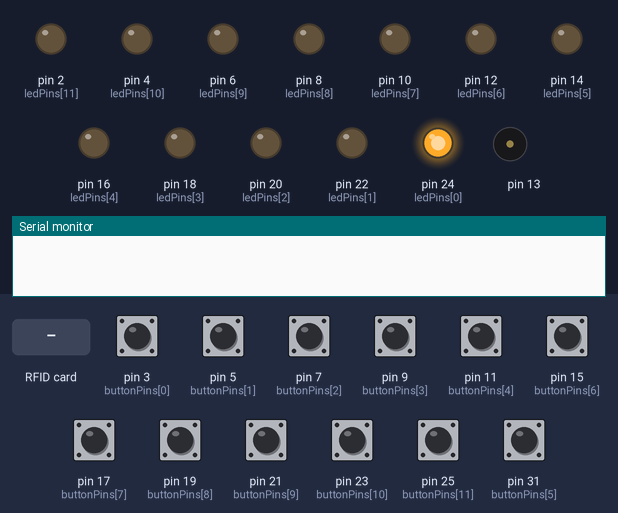
A sketch run on a simulated Arduino Mega 2560, built with avr-gcc and run on an emulated ATmega2560. On the bench: output pins drawn as LEDs (lit = HIGH), buzzer (waves = sounding), the last lines printed to the serial monitor. The inputs (shaded band) are chosen by the test bench; at power-on: pin 3 (buttonPins[0]), pin 5 (buttonPins[1]), pin 7 (buttonPins[2]), pin 9 (buttonPins[3]), pin 11 (buttonPins[4]), pin 15 (buttonPins[6]), pin 17 (buttonPins[7]), pin 19 (buttonPins[8]), pin 21 (buttonPins[9]), pin 23 (buttonPins[10]), pin 25 (buttonPins[11]), pin 31 (buttonPins[5]) LOW. Pins used as bus, display or sensor lines are not drawn.

Above: at 1.2 s.
1.3 s: RFID card 5E 7A 19 C4 held to the reader
At 3.4 s:
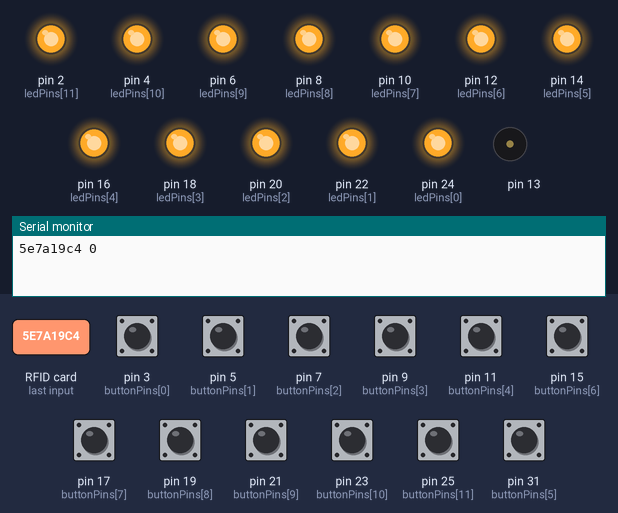
4.3 s: pin 3 (buttonPins[0]) pulled HIGH for 0.15 s
At 5.6 s:
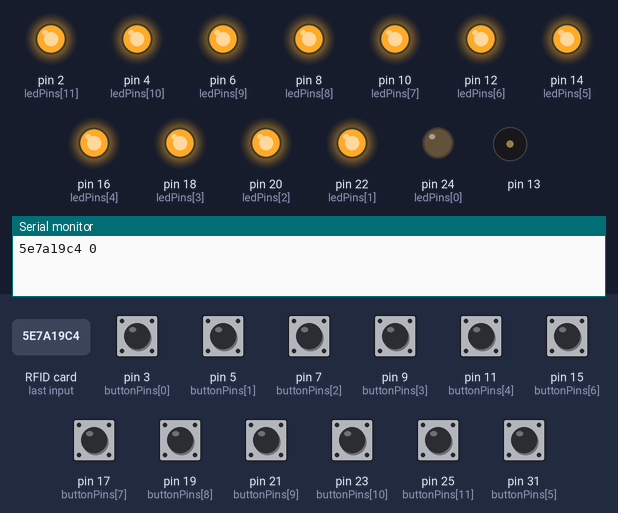
5.9 s: pin 5 (buttonPins[1]) pulled HIGH for 0.15 s
At 6.4 s:
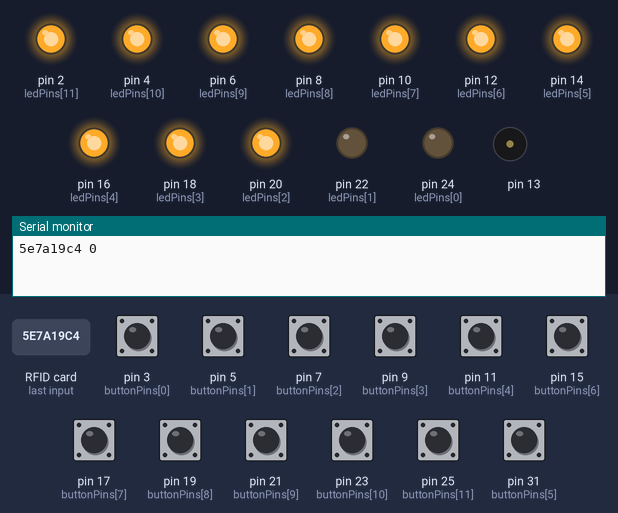
7.5 s: pin 7 (buttonPins[2]) pulled HIGH for 0.15 s
At 8.0 s:
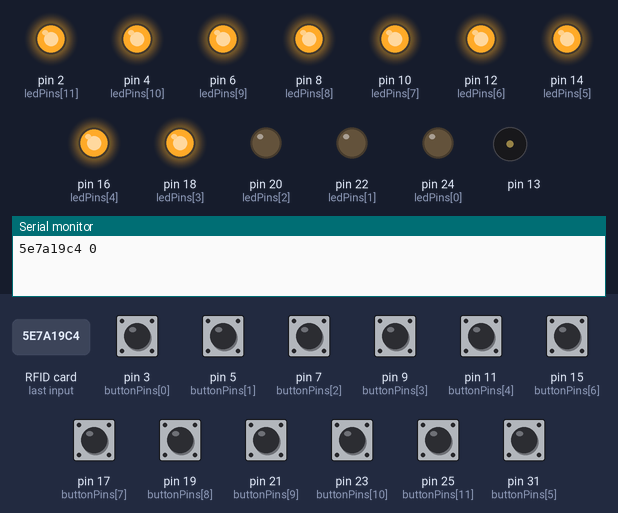
9.1 s: pin 9 (buttonPins[3]) pulled HIGH for 0.15 s
At 9.9 s:
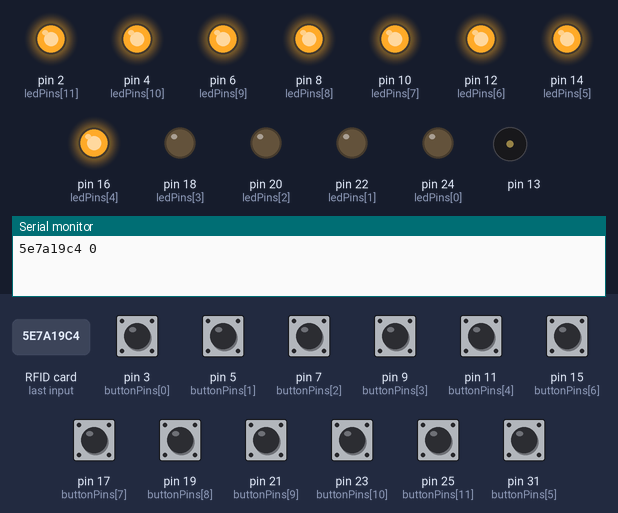
10.7 s: pin 11 (buttonPins[4]) pulled HIGH for 0.15 s
At 11.5 s:
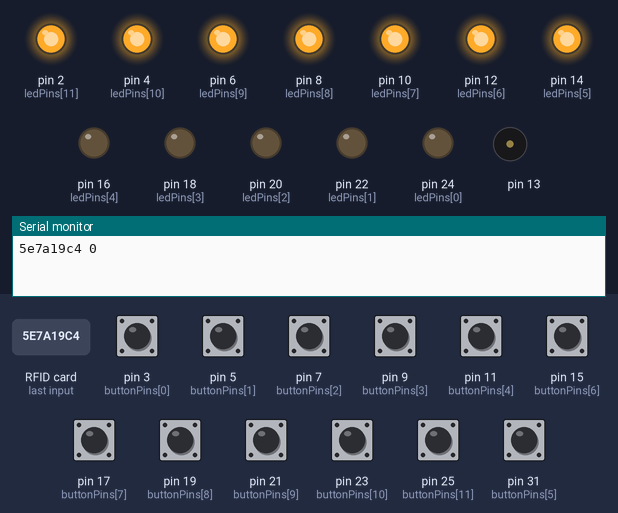
Timing chart, 0 to 13.3 s (numbered marks = the images above; inputs shaded):
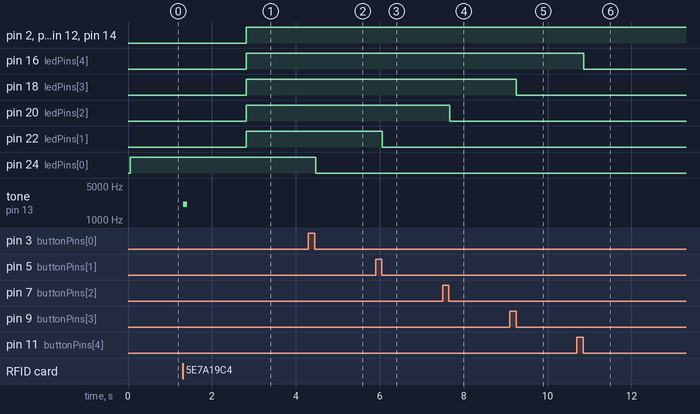

Measured:
- after the input at 1.3 s, pin 2 (ledPins[11]), pin 4 (ledPins[10]), pin 6 (ledPins[9]), pin 8 (ledPins[8]), pin 10 (ledPins[7]), pin 12 (ledPins[6]), pin 14 (ledPins[5]), pin 16 (ledPins[4]), pin 18 (ledPins[3]), pin 20 (ledPins[2]), pin 22 (ledPins[1]): LOW → HIGH after 1.5 s; tone on pin 13: silent → 2093 Hz at once, → silent 0.10 s later
- after the input at 4.3 s, pin 24 (ledPins[0]): HIGH → LOW after 0.17 s
- after the input at 5.9 s, pin 22 (ledPins[1]): HIGH → LOW after 0.16 s
- after the input at 7.5 s, pin 20 (ledPins[2]): HIGH → LOW after 0.17 s
- after the input at 9.1 s, pin 18 (ledPins[3]): HIGH → LOW after 0.16 s
- after the input at 10.7 s, pin 16 (ledPins[4]): HIGH → LOW after 0.17 s

The sketch:

loginSystem.ino
```cpp
#include <SPI.h>
#include <MFRC522.h>
#include "button.h"
#define RST_PIN         49
#define SS_PIN          53

MFRC522 mfrc522(SS_PIN, RST_PIN);  // Create MFRC522 instance

void setup() {
    Serial.begin(9600);     // Initialize serial communications with the PC
    while (!Serial);        // Do nothing if no serial port is opened (added for Arduinos based on ATMEGA32U4)
    SPI.begin();            // Init SPI bus
    mfrc522.PCD_Init();     // Init MFRC522
    setPins();
    //pinMode(31, OUTPUT);
    pinMode(13, OUTPUT);
//    Serial.println("Start code");
}
void loop() {
  update();
  if ( ! mfrc522.PICC_IsNewCardPresent()) {
      return;
  }
  // Select one of the cards
  if ( ! mfrc522.PICC_ReadCardSerial()) {
      return;
  }

  tone(13, 2093, 100);
  String uid;
  for (int i = 0; i < 4; ++i) {
    String s = String(mfrc522.uid.uidByte[i], HEX);
    if (s.length() == 1)
      s = "0" + s;
    if (s.length() == 0)
      s = "00";
    uid += s;
  }
  mfrc522.PICC_HaltA();                         // 讓卡片進入停止模式
  mfrc522.PCD_StopCrypto1();
  bool purpose_list[12] = {false};
  String purpose;
  for (int i = 0; i < 12; ++i) {
    if (ledLightup[i]) { //lightup means the purpose has been selected
        purpose += ( " " + String(i));
    }
  }
//  byte result = 0;
//  for(int i=0; i<12; i++){ //converting bool arraoy to bytes form
//    if(ledLightup[i]){
//       result |= (1 << i)
//    }
//  }
  reset();
  Serial.println(uid + purpose);
  delay(1500);

}
```

button.h
```cpp
/*#define N 12

int buttonPins[N];
int ledPins[N];
bool states[N];
bool ledLightup[N];
String purposeList[N] = { "MKS管理",
                          "討論/讀書/來坐坐",
                          "零星使用",
                          "物品寄放",
                          "部課/沙龍/部聚",
                          "課程/專題",
                          "比賽",
                          "校務",
                          "系上活動",
                          "學術部",
                          "個人/其他"
                         };
*/

int buttonPins[12] = {3, 5, 7, 9, 11, 31, 15, 17, 19, 21, 23, 25};
int ledPins[12] = {24, 22, 20, 18, 16, 14, 12, 10, 8, 6, 4, 2};//{2, 4, 6, 8, 10, 12, 14, 16, 18, 20, 22, 24};
bool states[12] = {true};
bool ledLightup[12] = {false};
String purposeList[12] = {
    "MKS管理",
    "討論/讀書/來坐坐",
    "零星使用",
    "物品寄放",
    "部課/沙龍/部聚",
    "其他",
    "課程/專題",
    "比賽",
    "校務",
    "系上活動",
    "學術部",
    "個人/其他"
};

void reset() {
    for (int i = 0; i < 12; ++i) {
        states[i] = true;
        ledLightup[i] = false;
    }
}
void setPins() {
    for (int i = 0; i < 12; ++i) {
        pinMode(buttonPins[i], INPUT);
        pinMode(ledPins[i], OUTPUT);
    }
}

void update() {
    for(int i = 0; i < 12; ++i) {
        if (digitalRead(buttonPins[i])) {
            if (!states[i]) {
                //Serial.println(String(i+1) + "_up");
                states[i] = true;
            }
        }
        else {
            if (states[i]) {
                //Serial.println(String(i+1) + "_down");
                ledLightup[i] = !ledLightup[i];
                states[i] = false;
            }
        }
        digitalWrite(ledPins[i], ledLightup[i]);
    }
}
```
